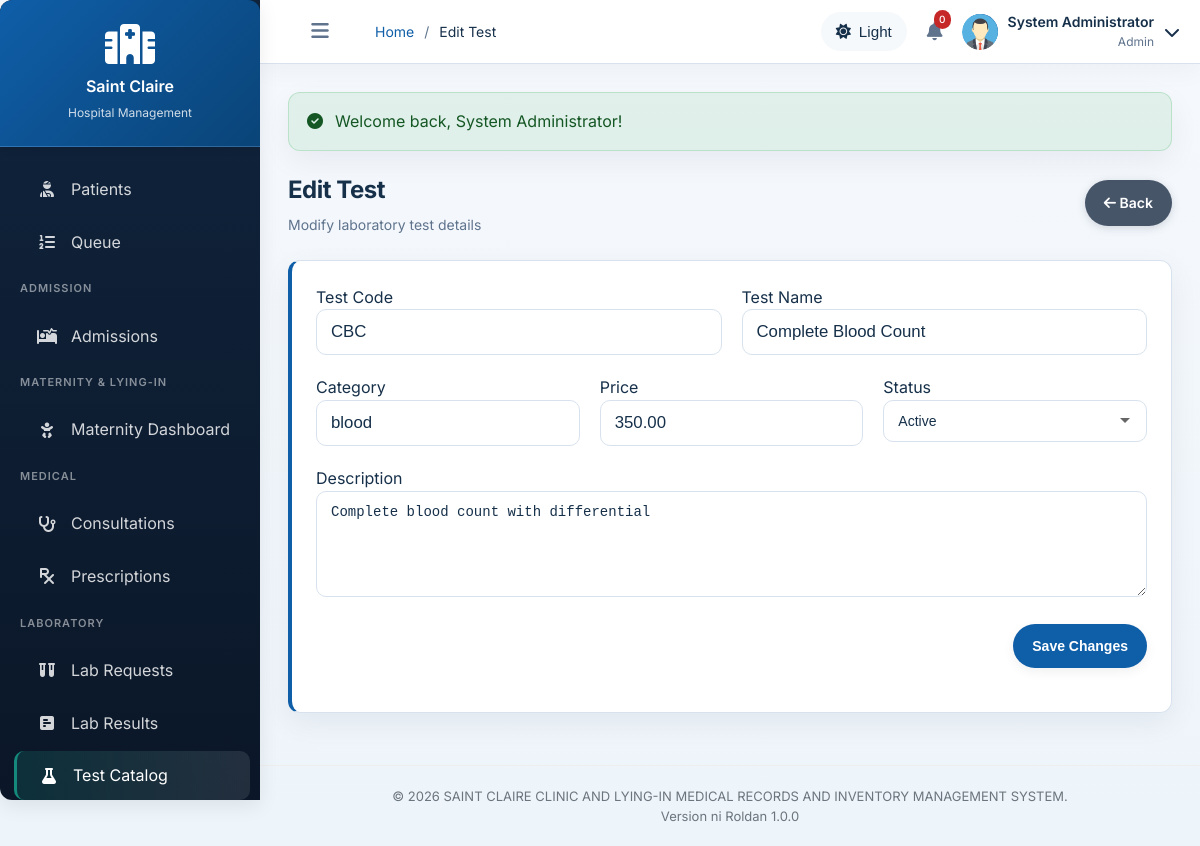
/modules/laboratory/tests-edit.php?id=1 (signed in), run on the app's committed database.
### tables this page shows
CREATE TABLE laboratory_tests (
    id INT AUTO_INCREMENT PRIMARY KEY,
    test_code VARCHAR(20) UNIQUE NOT NULL,
    test_name VARCHAR(100) NOT NULL,
    category ENUM('blood', 'urine', 'imaging', 'ultrasound', 'x-ray', 'ct-scan', 'mri', 'other') NOT NULL,
    description TEXT,
    normal_range TEXT,
    price DECIMAL(10,2) NOT NULL,
    status ENUM('active', 'inactive') DEFAULT 'active',
    created_at TIMESTAMP DEFAULT CURRENT_TIMESTAMP
);

### modules/laboratory/tests-edit.php (the view, shortened to what this page needs)
<?php
$conn = getDBConnection();
$id = isset($_GET['id']) ? (int)$_GET['id'] : (isset($_POST['id']) ? (int)$_POST['id'] : 0);
$stmt = $conn->prepare('SELECT * FROM laboratory_tests WHERE id = ? LIMIT 1');
$stmt->bind_param('i', $id);
$stmt->execute();
$res = $stmt->get_result();
$test = $res->fetch_assoc();
include __DIR__ . '/../../includes/header.php';
?>
<div class="page-header">
    <div>
        <h1 class="page-title">Edit Test</h1>
        <p class="page-subtitle">Modify laboratory test details</p>
    </div>
    <div>
        <a href="tests.php" class="btn btn-secondary"><i class="fas fa-arrow-left"></i> Back</a>
    </div>
</div>
<div class="card">
    <div class="card-body">
        <form method="post" action="tests-edit.php?id=<?php echo $test['id']; ?>">
            <div class="form-row">
                <div class="form-group col-md-4">
                    <label>Test Code</label>
                    <input type="text" name="test_code" class="form-control" required value="<?php echo htmlspecialchars($test['test_code'] ?? ''); ?>">
                </div>
                <div class="form-group col-md-8">
                    <label>Test Name</label>
                    <input type="text" name="test_name" class="form-control" required value="<?php echo htmlspecialchars($test['test_name'] ?? ''); ?>">
                </div>
            </div>
            <div class="form-row">
                <div class="form-group col-md-4">
                    <label>Category</label>
                    <input type="text" name="category" class="form-control" value="<?php echo htmlspecialchars($test['category'] ?? 'other'); ?>">
                </div>
                <div class="form-group col-md-4">
                    <label>Price</label>
                    <input type="number" step="0.01" name="price" class="form-control" value="<?php echo htmlspecialchars($test['price'] ?? '0.00'); ?>">
                </div>
                <div class="form-group col-md-4">
                    <label>Status</label>
                    <select name="status" class="form-control">
                        <option value="active" <?php echo ($test['status'] ?? '') === 'active' ? 'selected' : ''; ?>>Active</option>
                    </select>
                </div>
            </div>
            <div class="form-group">
                <label>Description</label>
                <textarea name="description" class="form-control" rows="5"><?php echo htmlspecialchars($test['description'] ?? ''); ?></textarea>
            </div>
            <div class="form-group text-right">
                <button type="submit" class="btn btn-primary">Save Changes</button>
            </div>
        </form>
    </div>
</div>
<?php include __DIR__ . '/../../includes/footer.php';

### assets/css/style.css (style rules this page uses)
:root { --primary-color: #0f5ea8; --primary-dark: #0a4478; --primary-light: #eaf4ff; --accent-color: #15897b; --accent-soft: #e8f7f4; --secondary-color: #5f738d; --success-color: #1d7a45; --info-color: #0f766e; --warning-color: #b76a00; --danger-color: #c62828; --light-color: #f5f8fc; --dark-color: #12233b; --surface-color: #ffffff; --surface-muted: #f6f9fc; --border-color: #d8e2ee; --text-color: #16304a; --text-muted: #5f738d; --sidebar-width: 260px; --sidebar-collapsed: 76px; --header-height: 70px; --border-radius: 12px; --box-shadow: 0 10px 30px rgba(15, 23, 42, 0.06); --box-shadow-lg: 0 20px 45px rgba(15, 23, 42, 0.12); --elevated-shadow: 0 25px 80px rgba(0, 0, 0, 0.4); --bg-blur: 6px; --bg-dim: 0.32; --transition: 180ms ease; }
* { margin: 0; padding: 0; box-sizing: border-box; }
body { font-family: 'Inter', 'Segoe UI', Tahoma, Geneva, Verdana, sans-serif; background: linear-gradient(180deg, rgba(246, 249, 253, 1) 0%, rgba(237, 244, 250, 1) 100%); color: var(--text-color); line-height: 1.55; font-size: 15px; transition: background 180ms ease, color 180ms ease; }
.page-enter .content, .page-enter .stats-card, .page-enter .chart-card, .page-enter .card { opacity: 0; transform: translateY(24px) scale(0.985); }
.page-enter-ready .stats-card, .page-enter-ready .chart-card, .page-enter-ready .card { opacity: 1; transform: translateY(0) scale(1); transition: opacity 900ms cubic-bezier(0.16, 1, 0.3, 1) 430ms, transform 900ms cubic-bezier(0.16, 1, 0.3, 1) 430ms; }
.page-enter-ready .card:nth-child(3n) { transition-delay: 520ms; }
a { color: inherit; }
.form-group { margin-bottom: 20px; }
.form-control { width: 100%; padding: 12px 14px; border: 1px solid var(--border-color); border-radius: 10px; font-size: 14px; background-color: #fff; color: var(--text-color); transition: border-color var(--transition), box-shadow var(--transition); }
.btn { --btn-bg: #e5eaf2; --btn-color: var(--dark-color); --btn-hover: #dfe6f0; display: inline-block; padding: 11px 18px; font-size: 14px; font-weight: 600; text-align: center; text-decoration: none; border: 1px solid transparent; border-radius: 999px; cursor: pointer; transition: background-color var(--transition), transform var(--transition), box-shadow var(--transition), border-color var(--transition); background-color: var(--btn-bg); color: var(--btn-color); box-shadow: 0 4px 12px rgba(15, 23, 42, 0.06); }
.btn-primary { --btn-bg: var(--primary-color); --btn-hover: var(--primary-dark); --btn-color: #fff; }
.btn-secondary { --btn-bg: #475569; --btn-hover: #334155; --btn-color: #fff; box-shadow: 0 2px 8px rgba(71, 85, 105, 0.22); }
:root { --sidebar-header-height: 120px; --sidebar-header-height-collapsed: 80px; }
.page-header { display: flex; justify-content: space-between; align-items: center; margin-bottom: 24px; }
.page-title { font-size: 28px; font-weight: 700; color: var(--text-color); letter-spacing: -0.02em; }
.page-subtitle { color: var(--text-muted); font-size: 14px; margin-top: 6px; }
.card { background: var(--surface-color); border: 1px solid var(--border-color); border-left: 4px solid var(--primary-color); border-radius: var(--border-radius); box-shadow: var(--box-shadow); margin-bottom: 24px; }
.card-body { padding: 24px; }
.form-row { display: grid; grid-template-columns: repeat(auto-fit, minmax(250px, 1fr)); gap: 20px; }
select.form-control { appearance: none; background-repeat: no-repeat; background-position: right 15px center; }
textarea.form-control { min-height: 100px; resize: vertical; }
.text-right { text-align: right; }
:root { --fs-xxs: clamp(0.75rem, 1vw, 0.85rem); --fs-xs: clamp(0.875rem, 1.2vw, 0.95rem); --fs-sm: clamp(1rem, 1.6vw, 1.05rem); --fs-base: clamp(1.05rem, 1.8vw, 1.125rem); --fs-lg: clamp(1.125rem, 2.2vw, 1.25rem); --fs-xl: clamp(1.25rem, 3vw, 1.5rem); }
html { font-size: 100%; }
body { font-size: var(--fs-base); -webkit-font-smoothing: antialiased; }
.btn, .menu-item, .toggle-sidebar { min-height: 44px; min-width: 80px; }
@media (min-width: 768px) { body { font-size: 1rem; } }
@media (min-width: 1024px) { :root { --sidebar-width: 260px; --header-height: 64px; } }
@media (min-width: 1024px) { .page-title { font-size: var(--fs-xl); } }
input[type="text"], input[type="email"], input[type="date"], input[type="number"], select, textarea { font-size: var(--fs-sm); }

### data on the page
laboratory_tests: test_code "CBC", test_name "Complete Blood Count", category "blood", price "350.00", status "Active", description "Complete blood count with differential"

### other printed values
$pageTitle "Edit Test"
$notificationCount "0"
$_SESSION['user_name'] "System Administrator"
getActiveRole() "Admin"
$flash['message'] "Welcome back, System Administrator!"
APP_VERSION "1.0.0"
